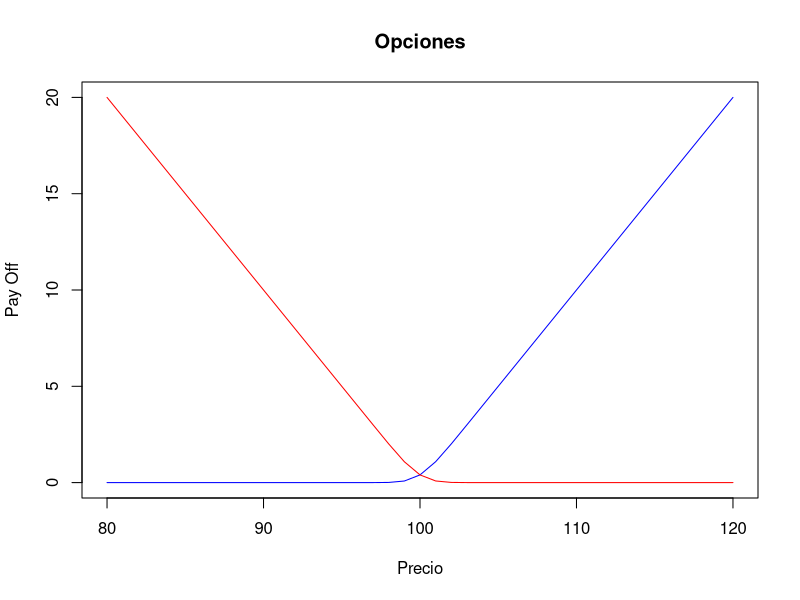
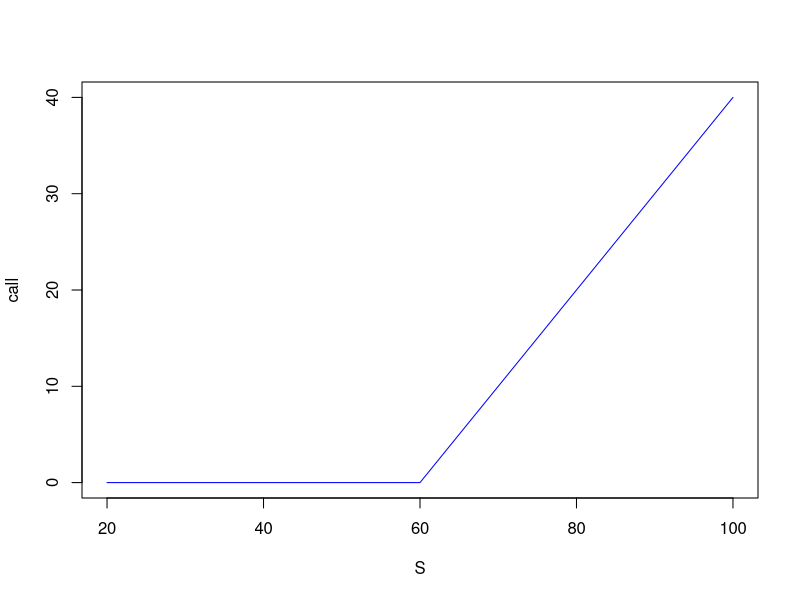
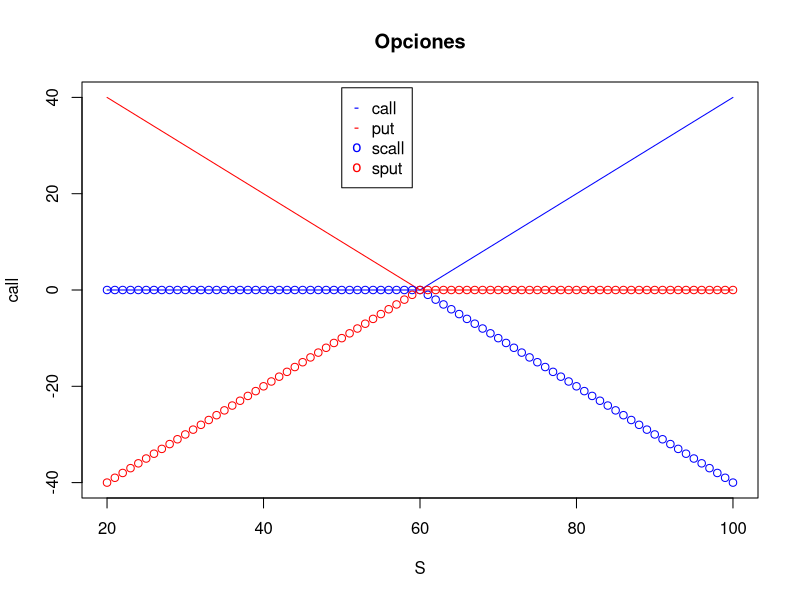
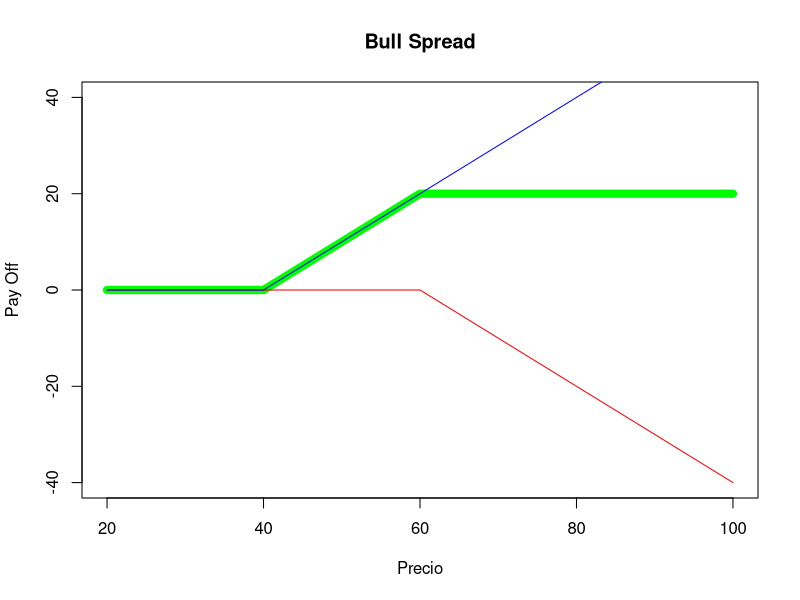
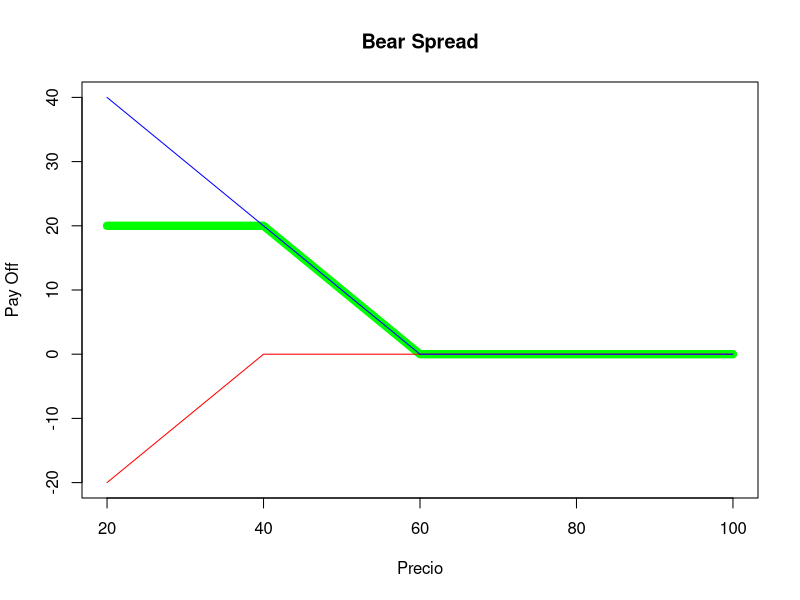
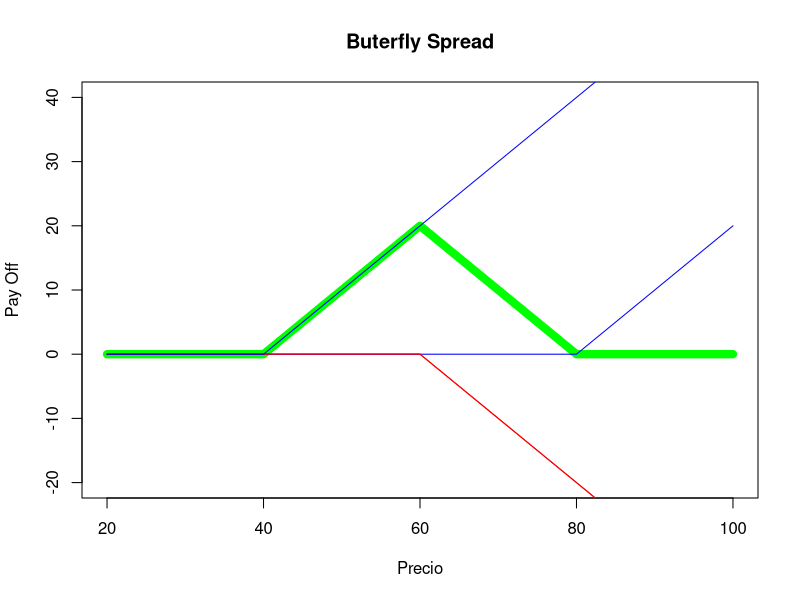
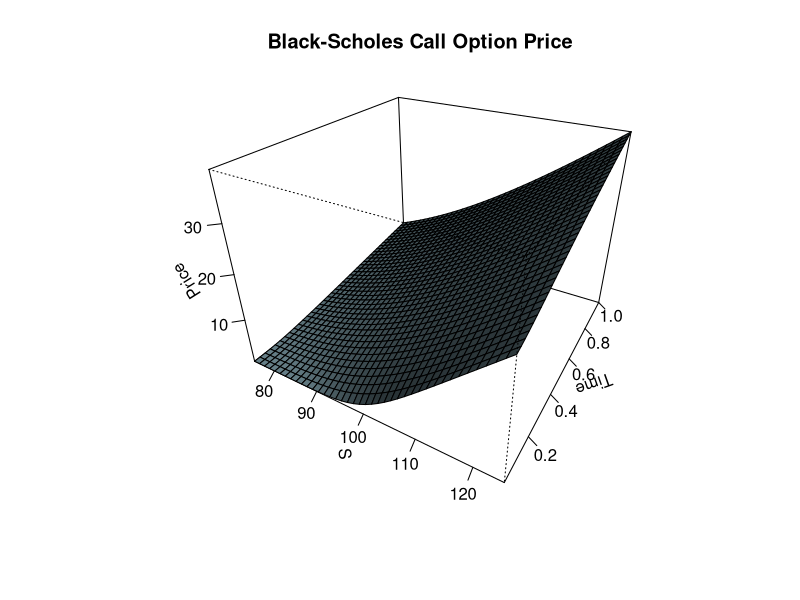

The R source for these figures, in order:
BlackScholes <- function(S, K, r, T, sig, type){
  
  if(type=="C"){
    d1 <- (log(S/K) + (r + sig^2/2)*T) / (sig*sqrt(T))
    d2 <- d1 - sig*sqrt(T)
    
    value <- S*pnorm(d1) - K*exp(-r*T)*pnorm(d2)
    return(value)}
  
  if(type=="P"){
    d1 <- (log(S/K) + (r + sig^2/2)*T) / (sig*sqrt(T))
    d2 <- d1 - sig*sqrt(T)
    
    value <-  (K*exp(-r*T)*pnorm(-d2) - S*pnorm(-d1))
    return(value)}
}





S=80:120
K=100
r=0
T=1
sig=0.01

call=BlackScholes(S, K, r, T, sig, "C")
put=BlackScholes(S, K, r, T, sig, "P")


plot(S,call,type="l",col="blue", ylab="Pay Off",xlab="Precio", main="Opciones")
lines(S,put, col="red")




opcal<-function(S,K){
  
  for(i in 1:length(S)){
    
    call[i]=max(S[i]-K,0)
    
  }
  return(call)
  
}

sopcal<-function(S,K){
  
  for(i in 1:length(S)){
    
    call[i]=-max(S[i]-K,0)
    
  }
  return(call)
  
}



S=4; K=2

opcal(S,K)


S=20:100; K=60

call=opcal(S,K)


plot(S,call,col="blue", type="l")

opput<-function(S,K){
  
  for(i in 1:length(S)){
    
    put[i]=max(K-S[i],0)
    
  }
  return(put)
  
}


sopput<-function(S,K){
  
  for(i in 1:length(S)){
    
    put[i]=-max(K-S[i],0)
    
  }
  return(put)
  
}


put=opput(S,K)
sput=sopput(S,K)
scall=sopcal(S,K)

 

 
plot(S,call,col="blue", type="l", ylim = c(-40,40), main="Opciones",)
lines(S,put,col="red",type="l")
lines(S,scall,col="blue",type="p")
lines(S,sput,col="red",type="p")
legend(50, 42,legend = c("call","put","scall","sput"), col=c("blue","red","blue", "red"),pch = c("-","-","o","o")) 





## Bull spread


K1=40
K2=60

S=20:100


call=opcal(S,K1)
scall=sopcal(S,K2)


bull=function(S,K1,K2){
  
  call=opcal(S,K1) ; scall=sopcal(S,K2)

   bull=scall+call
  return(bull)
}

bull=bull(S,K1,K2)
plot(S,bull,col="green", type="l", ylim = c(-40,40), main="Bull Spread",lwd=8,ylab="Pay Off", xlab="Precio")
lines(S,scall,col="red",type="l")
lines(S,call,col="blue",type="l")

bear=function(S,K1,K2){
  
 put=opput(S,K2) ; sput=sopput(S,K1)
  
  bear=sput+put
  return(bear)
}


put=opput(S,K2)
sput=sopput(S,K1)
bear=bear(S,K1,K2)
plot(S,bear,col="green", type="l", ylim = c(-20,40), main="Bear Spread",lwd=8,ylab="Pay Off", xlab="Precio")
lines(S,sput,col="red",type="l")
lines(S,put,col="blue",type="l")


K1=40
K2=60
K3=80

buterfly=function(S,K1,K2,K3){
  
  call1=opcal(S,K1) ; scall1=sopcal(S,K2);scall2=sopcal(S,K2);call2=opcal(S,K3)
  
  buterfly=call1+call2+scall1+scall2
  
  return(buterfly)
}

buterfly=buterfly(S,K1,K2,K3)

call1=opcal(S,K1) ; scall1=sopcal(S,K2);scall2=sopcal(S,K2);call2=opcal(S,K3)

plot(S,buterfly,col="green", type="l" ,ylim = c(-20,40), main="Buterfly Spread",lwd=8,ylab="Pay Off", xlab="Precio")
lines(S,scall1,col="red",type="l")
lines(S,call2,col="blue",type="l")
lines(S,scall2,col="red",type="l")
lines(S,call1,col="blue",type="l")



## Black and Scholes


call.value <- function(S, X, t, r, v)
{
  d1 <- (log(S/X)+(r+ 0.5 * v^2) * t) / ( v * sqrt(t))
  d2 <- d1 - v * sqrt(t)
  result <- S * pnorm(d1) - X * exp(-r * t) * pnorm(d2)
  result
}


put.value  <- function(S, X, t, r, v)
{
  d1 <- (log(S/X) + (r + 0.5 * v^2) * t)/(v * sqrt(t))
  d2 <- d1 - v * sqrt(t)
  X * exp(-r * t) * pnorm(-d2)- S * pnorm(-d1)
}


delta <- function(type, S, X, t, r, v)
{
  d1 <- (log(S/X) + (r + 0.5 * v^2) * t)/(v * sqrt(t));
  if(type > 0)	# put
    pnorm(d1) -1
  else			# call
    pnorm(d1);
  
}


gamma <- function(type, S, X, t, r, v)
{
  d <- (log(S/X) + (r + 0.5 * v^2) * t)/(v * sqrt(t));
  top <- exp(-d^2/2)
  bottom <- S * v * sqrt(2*pi*t)
  top/bottom
}



# type: either 0 means call option and 1 means put option
rho <- function(type, S, X, t, r, v)
{
  d1 <- (log(S/X)+(r+ 0.5 * v^2) * t) / ( v * sqrt(t))
  d2 <- d1 - v * sqrt(t)
  if(type >0)	# put
    -X * t * exp(-r * t) * pnorm(-d2)
  else	# call	
    X * t * exp(-r * t) * pnorm(d2);
}


vega <- function(type, S, X, t, r, v)
{
  d1 <- (log(S/X)+(r+ 0.5 * v^2) * t) / ( v * sqrt(t))
  S * sqrt(t) * ( exp(-d1^2/2)/ sqrt(2 * pi) )
}


theta <- function(type, S, X, t, r, v)
{
  d1 <- (log(S/X)+(r+ 0.5 * v^2) * t) / ( v * sqrt(t))
  d2 <- d1 - v * sqrt(t)
  if(type >0)	# put
  {
    p1 <- -S * exp(-d1^2/2) * v / (2 * sqrt(2 * pi * t) )
    p2 <- r * X * exp(-r * t) * pnorm(1 - pnorm(d2))	        
    p1 + p2
  }
  else	# call	
  {
    p1 <- -S * exp(-d1^2/2) * v / (2 * sqrt(2 * pi * t) ) 
    p2 <- r * X * exp(-r * t) * pnorm(d2);	        
    p1 - p2
  }
}



greeks <- function(type, fnc, S, X, t, r, v)
{
  if (fnc=="delta")
  {
    delta(type, S, X, t, r, v)
  }
  else if(fnc=="vega")
  {
    vega(type, S, X, t, r, v)
  }
  else if(fnc=="gamma")
  {
    gamma(type, S, X, t, r, v)
  }
  else if(fnc=="rho")
  {
    rho(type, S, X, t, r, v)
  }
  else
  {
    theta(type, S, X, t, r, v);
  }
}


# The following code produces a 3D perspective 
# plot for the Black-Schole Call option.
CallOption3DPlot = function ( S, X, t, r, v, 
                              theta = 30, phi = 30, expand = 0.75, 
                              col = "lightblue", ltheta = 120, shade = 0.75, 
                              ticktype = "detailed", cex = 0.6, 
                              main = "Black-Scholes Call Option Price", ...)
{   
  
  premium3D = function(S, t,  X, r, v) 
  {
    call.value(S, X, t, r, v)
  }
  
  
  # Prices:
  Price = outer(S, t, FUN = premium3D,  X, r,  v)
  
  # Perspective Plot:
  persp(x = S, y = t, z = Price, xlab = "S", ylab = "Time",  
        theta = theta, phi = phi, expand = expand, col = col, 
        ltheta = ltheta, shade = shade, ticktype = ticktype, 
        cex = cex, main = main, ...) 
  
  # Return Value:
  invisible(list(S = S, t= t, Price = Price))  
}




CallOption3DPlot( S = seq(from = 75, to = 125, length = 40), 
                  X = 100, 
                  t = seq(from = 1/52, to = 1, length = 40), 
                  r = 0.1, 
                  v = 0.4)

